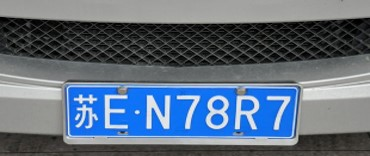
#> input picture 计算机科学与信息技术/机器学习项目实践/作业2/T2.png, 370 x 156 px
$ python T2.py
#> lines starting #> are read from the running program, lines starting #| are printed output that depends on the picture; after the words box and inside, x2 and y2 are one past the last pixel; in counts of white or black regions, pixels touching at a corner belong together
import cv2
import numpy as np
import os


def find_license_plate_and_cluster(image_path, k=2):
    """
    自动定位图像中的车牌，并使用K-means聚类分割车牌区域。

    Args:
        image_path (str): 输入图像的文件路径。
        k (int): K-means聚类的簇数 (默认为2)。

    Returns:
        tuple: 包含以下元素的元组:
            - original_image (numpy.ndarray): 带有定位框的原始图像。
            - license_plate_roi (numpy.ndarray): 提取出的车牌区域图像 (如果找到)。
            - segmented_plate (numpy.ndarray): K-means聚类分割后的车牌图像 (如果找到)。
            - None, None, None: 如果未找到车牌。
    """
#> called with image_path = 'T2.png', k = 2
    # --- 1. 读取图像 ---
    img = cv2.imread(image_path)
#> img is the input picture: shape (156, 370, 3); mean B, G, R 126, 108.3, 93.4
    if img is None:
        print(f"错误：无法加载图像: {image_path}")
        return None, None, None

    original_image_with_box = img.copy()  # 用于绘制最终结果

    # --- 2. 车牌定位 (基于颜色和轮廓) ---
    # 转换为HSV色彩空间，更容易分离颜色
    hsv = cv2.cvtColor(img, cv2.COLOR_BGR2HSV)
#> hsv: shape (156, 370, 3); mean H, S, V 64.4, 49, 127.7

    # 定义中国车牌蓝色的大致范围 (HSV)
    # 这些值可能需要根据实际光照和车牌情况微调
    # H: 100-130, S: 40-255, V: 40-255
    lower_blue = np.array([100, 40, 40])
    upper_blue = np.array([130, 255, 255])

    # 创建蓝色的掩码
    mask = cv2.inRange(hsv, lower_blue, upper_blue)
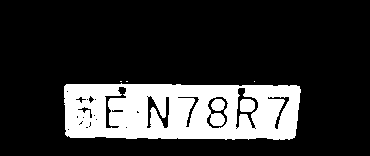
#> mask: shape (156, 370); 19.7% white; 6 white regions (3 under 20 px), largest, box (x1, y1, x2, y2) and area: (64, 83, 301, 140) 11033, (240, 99, 255, 112) 178, (211, 99, 225, 111) 134

    # (可选) 形态学操作去除小的噪点或连接断开的区域
    kernel = np.ones((3, 3), np.uint8)
    mask = cv2.morphologyEx(mask, cv2.MORPH_OPEN, kernel, iterations=1)  # 去除小噪点
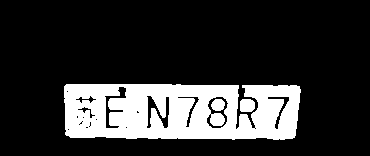
#> mask: shape (156, 370); 19.6% white; 3 white regions
    # mask = cv2.morphologyEx(mask, cv2.MORPH_CLOSE, kernel, iterations=2) # 填充小的空洞

    # 查找轮廓
    contours, _ = cv2.findContours(mask, cv2.RETR_EXTERNAL, cv2.CHAIN_APPROX_SIMPLE)
#> contours = 2 contours; box (x1, y1, x2, y2) and area: (64, 84, 301, 140) 11816, (240, 99, 255, 112) 156

    possible_plates = []
    min_area = 500  # 车牌区域最小面积阈值
    max_area = 30000  # 车牌区域最大面积阈值
    min_aspect_ratio = 2.0  # 车牌最小宽高比
    max_aspect_ratio = 5.0  # 车牌最大宽高比

    for contour in contours:
        area = cv2.contourArea(contour)
        if area > min_area and area < max_area:
            x, y, w, h = cv2.boundingRect(contour)
            aspect_ratio = float(w) / h

            # 检查宽高比是否在合理范围内
            if aspect_ratio > min_aspect_ratio and aspect_ratio < max_aspect_ratio:
                # 计算轮廓面积与边界矩形面积的比率，进一步筛选
                rect_area = w * h
                extent = float(area) / rect_area
                if extent > 0.6:  # 过滤掉过于空心的矩形
                    possible_plates.append((x, y, w, h))
#> this loop made 2 passes
#> (area, x, y, w, h, aspect_ratio, rect_area, extent) on pass 2: (11815.5, 64, 84, 237, 56, 4.23, 13272, 0.89)
#> area on pass 1: 155.5
#> after the loop, possible_plates = [(64, 84, 237, 56)]
                    # 在原始图上画出候选框（调试用，可选）
                    # cv2.rectangle(original_image_with_box, (x, y), (x + w, y + h), (0, 255, 0), 2)

    # 假设最大的候选区域是车牌 (这是一种简化假设，可能需要更复杂的逻辑)
    best_plate_rect = None
    if possible_plates:
        # 可以根据面积、位置等选择最佳候选，这里简单选择第一个找到的或面积最大的
        # 按面积降序排序
        possible_plates.sort(key=lambda p: p[2] * p[3], reverse=True)
        best_plate_rect = possible_plates[0]  # 选择面积最大的
#> best_plate_rect = (64, 84, 237, 56)

    if best_plate_rect is None:
        print("未检测到可能的车牌区域。")
        return original_image_with_box, None, None

    # --- 3. 提取车牌 ROI ---
    x, y, w, h = best_plate_rect
    # 可以稍微扩大一点边界，避免切到字符
    padding = 2
    x_start = max(0, x - padding)
#> x_start = 62
    y_start = max(0, y - padding)
#> y_start = 82
    x_end = min(img.shape[1], x + w + padding)
#> x_end = 303
    y_end = min(img.shape[0], y + h + padding)
#> y_end = 142

    license_plate_roi = img[y_start:y_end, x_start:x_end]
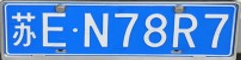
#> license_plate_roi: shape (60, 241, 3); mean B, G, R 218.1, 142.7, 86.1

    if license_plate_roi.size == 0:
        print("提取的车牌区域为空。")
        return original_image_with_box, None, None

    # 在原始图像上绘制最终定位框
    cv2.rectangle(
        original_image_with_box, (x_start, y_start), (x_end, y_end), (0, 0, 255), 2
    )
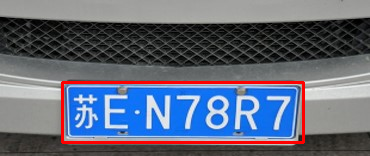
#> original_image_with_box: shape (156, 370, 3); 3.12% of pixels changed, all inside (x1, y1, x2, y2) = (61, 81, 305, 144)

    # --- 4. 对车牌区域进行 K-means 聚类分割 (K=2) ---
    # 将图像数据转换为 K-means 需要的格式 (n_samples, n_features)
    # n_samples 是像素总数, n_features 是 3 (BGR)
    pixel_values = license_plate_roi.reshape((-1, 3))
    # 转换为 float32 类型
    pixel_values = np.float32(pixel_values)

    # 定义 K-means 终止条件
    # (type, max_iter, epsilon)
    criteria = (cv2.TERM_CRITERIA_EPS + cv2.TERM_CRITERIA_MAX_ITER, 100, 0.2)

    # 执行 K-means 聚类
    compactness, labels, centers = cv2.kmeans(
        pixel_values, k, None, criteria, 10, cv2.KMEANS_RANDOM_CENTERS
    )
#> compactness = 39199018.3; labels = 14460 values, max 1 at index 3, min 0 at index 0, mean 0.6; centers = [[214.9, 190.5, 170.6], [220.2, 110.8, 29.82]]

    # 将中心点颜色转换为 uint8
    centers = np.uint8(centers)
#> centers = [[214, 190, 170], [220, 110, 29]]

    # 将每个像素映射到其对应的中心点颜色
    segmented_data = centers[labels.flatten()]

    # 将数据重塑回原始图像的形状
    segmented_plate = segmented_data.reshape(license_plate_roi.shape)
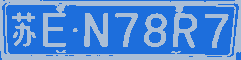
#> segmented_plate: shape (60, 241, 3); mean B, G, R 217.6, 142, 85.4

    # 检查聚类结果的颜色，确保大致是蓝色和白色
    # 可以通过计算两个中心点的颜色来判断
    color1 = centers[0]
#> color1 = [214, 190, 170]
    color2 = centers[1]
#> color2 = [220, 110, 29]
    # 简单判断：哪个更像蓝色 (B分量大，R/G分量相对小)
    # 注意：这只是一个粗略的检查，实际颜色可能因光照变化很大
    is_blue_white = False
    if (color1[0] > 100 and color1[1] < 150 and color1[2] < 150) or (
        color2[0] > 100 and color2[1] < 150 and color2[2] < 150
    ):
        if (color1[0] > 150 and color1[1] > 150 and color1[2] > 150) or (
            color2[0] > 150 and color2[1] > 150 and color2[2] > 150
        ):
            is_blue_white = True

    print(f"聚类中心颜色 (BGR): {centers.tolist()}")
#| 聚类中心颜色 (BGR): [[214, 190, 170], [220, 110, 29]]
    if is_blue_white:
        print("聚类结果大致分离为蓝色和白色系。")
    else:
        print("警告：聚类结果的颜色可能不是预期的蓝色和白色。")

    return original_image_with_box, license_plate_roi, segmented_plate


# --- 主程序 ---
if __name__ == "__main__":
    image_file = "T2.png"  # 使用您上传的文件名

    if not os.path.exists(image_file):
        print(f"错误: 文件 '{image_file}' 不存在。请确保文件路径正确。")
    else:
        # 执行处理
        original_with_box, plate_roi, segmented_result = find_license_plate_and_cluster(
            image_file, k=2
        )

        # 显示结果
        if plate_roi is not None and segmented_result is not None:
            cv2.imshow("Original", original_with_box)
            cv2.imshow("Extracted", plate_roi)
            cv2.imshow("Segmented", segmented_result)

            print("\n按任意键关闭所有窗口...")
            cv2.waitKey(0)
            cv2.destroyAllWindows()
        elif original_with_box is not None:
            cv2.imshow("Original Image (Plate not found)", original_with_box)
            print("\n按任意键关闭窗口...")
            cv2.waitKey(0)
            cv2.destroyAllWindows()
